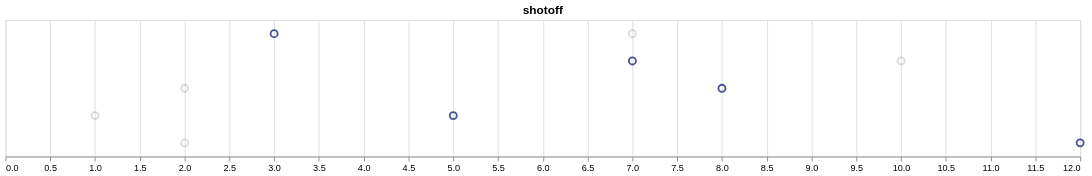

Specify this chart in Vega-Lite:
### Vega specification from a JSON file in a GitHub repository (floating-point values rounded to 4 significant figures; data arrays with more than 128 entries replaced by an {"elided": "..."} marker saying what was removed)
{"$schema": "https://vega.github.io/schema/vega/v5.json", "autosize": {"type": "fit-x", "contains": "padding"}, "background": "white", "padding": 5, "height": 150, "title": {"text": "shotoff", "frame": "group"}, "style": "cell", "data": [{"name": "selector008_store", "values": [{"unit": "", "fields": [{"type": "E", "field": "Team"}], "values": ["FC Barcelona"]}]}, {"name": "data-d1aa39096e2d3cec8217349900e1b761", "values": {"elided": "200 records"}}, {"name": "data_0", "source": "data-d1aa39096e2d3cec8217349900e1b761", "transform": [{"type": "filter", "expr": "!(length(data(\"selector008_store\"))) || (vlSelectionTest(\"selector008_store\", datum))"}, {"type": "formula", "expr": "datum.team_name == selector008.Team ? datum.team_name : 'Other'", "as": "team"}, {"type": "formula", "expr": "datum.team_name == selector008.Team ? 1 : 0.8", "as": "opacity"}, {"type": "filter", "expr": "isValid(datum[\"opacity\"]) && isFinite(+datum[\"opacity\"]) && isValid(datum[\"value\"]) && isFinite(+datum[\"value\"])"}]}], "signals": [{"name": "width", "init": "isFinite(containerSize()[0]) ? containerSize()[0] : 400", "on": [{"update": "isFinite(containerSize()[0]) ? containerSize()[0] : 400", "events": "window:resize"}]}, {"name": "unit", "value": {}, "on": [{"events": "mousemove", "update": "isTuple(group()) ? group() : unit"}]}, {"name": "selector008_Team", "init": "\"FC Barcelona\"", "bind": {"input": "select", "options": ["Valencia CF", "RCD Mallorca", "CA Osasuna", "Villarreal CF", "RC Deportivo de La Coruña", "Real Madrid CF", "CD Numancia", "FC Barcelona", "Racing Santander", "Sevilla FC", "Real Sporting de Gijón", "Getafe CF", "Real Betis Balompié", "RC Recreativo", "RCD Espanyol", "Real Valladolid", "Athletic Club de Bilbao", "UD Almería", "Atlético Madrid", "Málaga CF", "Xerez Club Deportivo", "Real Zaragoza", "CD Tenerife", "Hércules Club de Fútbol", "Levante UD", "Real Sociedad", "Granada CF", "Rayo Vallecano", "RC Celta de Vigo", "Elche CF", "SD Eibar", "Córdoba CF", "UD Las Palmas"], "name": "Team A"}}, {"name": "selector008", "update": "vlSelectionResolve(\"selector008_store\", \"union\")"}, {"name": "selector008_tuple", "update": "selector008_Team !== null ? {fields: selector008_tuple_fields, values: [selector008_Team]} : null"}, {"name": "selector008_tuple_fields", "value": [{"type": "E", "field": "Team"}]}, {"name": "selector008_modify", "on": [{"events": {"signal": "selector008_tuple"}, "update": "modify(\"selector008_store\", selector008_tuple, true)"}]}], "marks": [{"name": "marks", "type": "symbol", "style": ["point"], "interactive": true, "from": {"data": "data_0"}, "encode": {"update": {"opacity": {"scale": "opacity", "field": "opacity"}, "size": {"value": 60}, "fill": {"value": "transparent"}, "stroke": {"scale": "color", "field": "team"}, "tooltip": {"signal": "{\"team_name\": ''+datum[\"team_name\"], \"value\": format(datum[\"value\"], \"\")}"}, "x": {"scale": "x", "field": "value"}, "y": {"scale": "y", "field": "Oponent"}}}}], "scales": [{"name": "x", "type": "linear", "domain": {"data": "data_0", "field": "value"}, "range": [0, {"signal": "width"}], "zero": true, "nice": true}, {"name": "y", "type": "point", "domain": {"data": "data_0", "field": "Oponent", "sort": true}, "range": [0, {"signal": "height"}], "padding": 0.5}, {"name": "color", "type": "ordinal", "domain": {"data": "data_0", "field": "team", "sort": true}, "range": ["#1D2778", "#858796"]}, {"name": "opacity", "type": "linear", "domain": {"data": "data_0", "field": "opacity"}, "range": [0.3, 0.8], "zero": false}], "axes": [{"scale": "x", "orient": "bottom", "grid": true, "gridScale": "y", "tickCount": {"signal": "ceil(width/40)"}, "domain": false, "labels": false, "maxExtent": 0, "minExtent": 0, "ticks": false, "zindex": 0}, {"scale": "x", "orient": "bottom", "grid": false, "labelFlush": true, "labelOverlap": true, "tickCount": {"signal": "ceil(width/40)"}, "zindex": 0}]}
